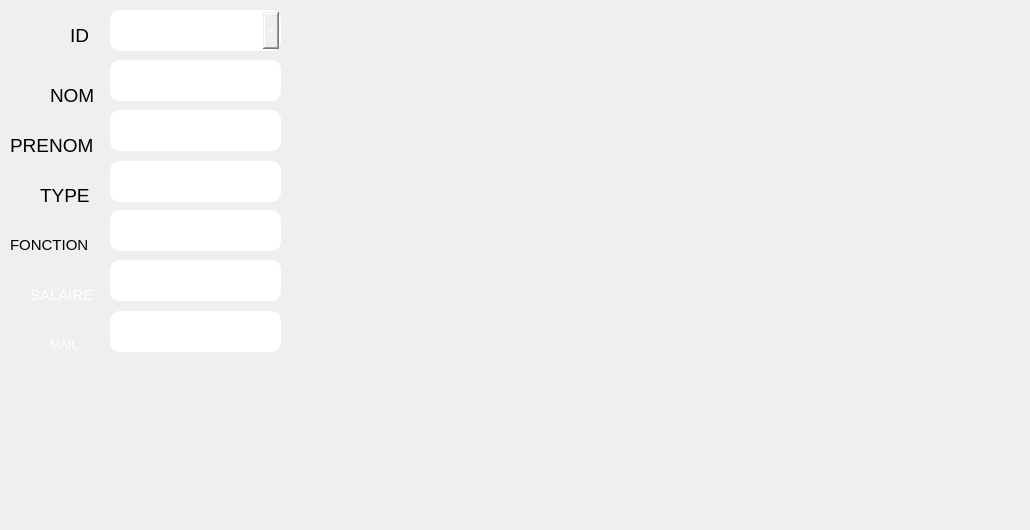
     <widget class="QWidget" name="tab_10">
      <attribute name="title">
       <string>Modifier</string>
      </attribute>
      <widget class="QLineEdit" name="lineEdit_nom_2">
       <property name="geometry">
        <rect>
         <x>110</x>
         <y>60</y>
         <width>171</width>
         <height>41</height>
        </rect>
       </property>
       <property name="styleSheet">
        <string notr="true">border-style: solid;
color: rgb(255, 255, 255);
border-color: white;
border-width: 2px;
border-radius: 10px;</string>
       </property>
      </widget>
      <widget class="QLineEdit" name="lineEdit_type_2">
       <property name="geometry">
        <rect>
         <x>110</x>
         <y>161</y>
         <width>171</width>
         <height>41</height>
        </rect>
       </property>
       <property name="styleSheet">
        <string notr="true">border-style: solid;
color: rgb(255, 255, 255);
border-color: white;
border-width: 2px;
border-radius: 10px;</string>
       </property>
      </widget>
      <widget class="QPushButton" name="pushButton_Modifier">
       <property name="geometry">
        <rect>
         <x>320</x>
         <y>370</y>
         <width>71</width>
         <height>61</height>
        </rect>
       </property>
       <property name="styleSheet">
        <string notr="true">border-style:solid;
bordor-color:white;
border-width:2px;
border-radius:10px;
color:rjb(255,255,255);
background-image: url(:/img/img/illustration-refresh-icon_53876-5630.jpg);
</string>
       </property>
       <property name="text">
        <string/>
       </property>
      </widget>
      <widget class="QLineEdit" name="lineEdit_prenom_2">
       <property name="geometry">
        <rect>
         <x>110</x>
         <y>110</y>
         <width>171</width>
         <height>41</height>
        </rect>
       </property>
       <property name="styleSheet">
        <string notr="true">border-style: solid;
color: rgb(255, 255, 255);
border-color: white;
border-width: 2px;
border-radius: 10px;</string>
       </property>
      </widget>
      <widget class="QComboBox" name="comboBox_id">
       <property name="geometry">
        <rect>
         <x>110</x>
         <y>10</y>
         <width>171</width>
         <height>41</height>
        </rect>
       </property>
       <property name="styleSheet">
        <string notr="true">border-style: solid;
color: rgb(255, 255, 255);
border-color: white;
border-width: 2px;
border-radius: 10px;</string>
       </property>
      </widget>
      <widget class="QLineEdit" name="lineEdit_maila">
       <property name="geometry">
        <rect>
         <x>110</x>
         <y>311</y>
         <width>171</width>
         <height>41</height>
        </rect>
       </property>
       <property name="styleSheet">
        <string notr="true">border-style: solid;
color: rgb(255, 255, 255);
border-color: white;
border-width: 2px;
border-radius: 10px;</string>
       </property>
      </widget>
      <widget class="QLineEdit" name="lineEdit_fonctiona">
       <property name="geometry">
        <rect>
         <x>110</x>
         <y>210</y>
         <width>171</width>
         <height>41</height>
        </rect>
       </property>
       <property name="styleSheet">
        <string notr="true">border-style: solid;
color: rgb(255, 255, 255);
border-color: white;
border-width: 2px;
border-radius: 10px;</string>
       </property>
      </widget>
      <widget class="QLineEdit" name="lineEdit_salairea">
       <property name="geometry">
        <rect>
         <x>110</x>
         <y>260</y>
         <width>171</width>
         <height>41</height>
        </rect>
       </property>
       <property name="styleSheet">
        <string notr="true">border-style: solid;
color: rgb(255, 255, 255);
border-color: white;
border-width: 2px;
border-radius: 10px;</string>
       </property>
      </widget>
      <widget class="QPushButton" name="pb_ajouter_4">
       <property name="geometry">
        <rect>
         <x>290</x>
         <y>20</y>
         <width>31</width>
         <height>31</height>
        </rect>
       </property>
       <property name="styleSheet">
        <string notr="true">background-image: url(:/img/img/GreenCheck.jpg);
border-style:solid;
bordor-color:white;
border-width:2px;
border-radius:10px;
color:rjb(255,255,255);</string>
       </property>
       <property name="text">
        <string/>
       </property>
      </widget>
      <widget class="QLabel" name="label_93">
       <property name="enabled">
        <bool>false</bool>
       </property>
       <property name="geometry">
        <rect>
         <x>50</x>
         <y>330</y>
         <width>41</width>
         <height>31</height>
        </rect>
       </property>
       <property name="maximumSize">
        <size>
         <width>94</width>
         <height>76</height>
        </size>
       </property>
       <property name="font">
        <font>
         <family>MS Shell Dlg 2</family>
         <pointsize>11</pointsize>
         <weight>50</weight>
         <italic>false</italic>
         <bold>false</bold>
        </font>
       </property>
       <property name="toolTip">
        <string>&lt;html&gt;&lt;head/&gt;&lt;body&gt;&lt;p&gt;ID&lt;/p&gt;&lt;/body&gt;&lt;/html&gt;</string>
       </property>
       <property name="styleSheet">
        <string notr="true">background-image: url(:/img/img/585e4adacb11b227491c3392.png);

color: rgb(255,255,255);
</string>
       </property>
       <property name="text">
        <string>&lt;html&gt;&lt;head/&gt;&lt;body&gt;&lt;p&gt;&lt;span style=&quot; font-size:9pt;&quot;&gt;MAIL&lt;/span&gt;&lt;/p&gt;&lt;/body&gt;&lt;/html&gt;</string>
       </property>
       <property name="wordWrap">
        <bool>false</bool>
       </property>
      </widget>
      <widget class="QLabel" name="label_50">
       <property name="enabled">
        <bool>false</bool>
       </property>
       <property name="geometry">
        <rect>
         <x>40</x>
         <y>180</y>
         <width>61</width>
         <height>31</height>
        </rect>
       </property>
       <property name="maximumSize">
        <size>
         <width>94</width>
         <height>76</height>
        </size>
       </property>
       <property name="font">
        <font>
         <family>MS Shell Dlg 2</family>
         <pointsize>11</pointsize>
         <weight>50</weight>
         <italic>false</italic>
         <bold>false</bold>
        </font>
       </property>
       <property name="toolTip">
        <string>&lt;html&gt;&lt;head/&gt;&lt;body&gt;&lt;p&gt;ID&lt;/p&gt;&lt;/body&gt;&lt;/html&gt;</string>
       </property>
       <property name="styleSheet">
        <string notr="true">background-image: url(:/img/img/585e4adacb11b227491c3392.png);

color: rgb(0, 0, 0);
</string>
       </property>
       <property name="text">
        <string>&lt;html&gt;&lt;head/&gt;&lt;body&gt;&lt;p&gt;&lt;span style=&quot; font-size:14pt;&quot;&gt;TYPE&lt;/span&gt;&lt;/p&gt;&lt;/body&gt;&lt;/html&gt;</string>
       </property>
       <property name="wordWrap">
        <bool>false</bool>
       </property>
      </widget>
      <widget class="QLabel" name="label_95">
       <property name="enabled">
        <bool>false</bool>
       </property>
       <property name="geometry">
        <rect>
         <x>10</x>
         <y>230</y>
         <width>94</width>
         <height>31</height>
        </rect>
       </property>
       <property name="maximumSize">
        <size>
         <width>94</width>
         <height>76</height>
        </size>
       </property>
       <property name="font">
        <font>
         <family>MS Shell Dlg 2</family>
         <pointsize>11</pointsize>
         <weight>50</weight>
         <italic>false</italic>
         <bold>false</bold>
        </font>
       </property>
       <property name="toolTip">
        <string>&lt;html&gt;&lt;head/&gt;&lt;body&gt;&lt;p&gt;ID&lt;/p&gt;&lt;/body&gt;&lt;/html&gt;</string>
       </property>
       <property name="styleSheet">
        <string notr="true">background-image: url(:/img/img/585e4adacb11b227491c3392.png);

color: rgb(0, 0, 0);
</string>
       </property>
       <property name="text">
        <string>&lt;html&gt;&lt;head/&gt;&lt;body&gt;&lt;p&gt;FONCTION&lt;/p&gt;&lt;/body&gt;&lt;/html&gt;</string>
       </property>
       <property name="wordWrap">
        <bool>false</bool>
       </property>
      </widget>
      <widget class="QLabel" name="label_96">
       <property name="enabled">
        <bool>false</bool>
       </property>
       <property name="geometry">
        <rect>
         <x>30</x>
         <y>280</y>
         <width>81</width>
         <height>31</height>
        </rect>
       </property>
       <property name="maximumSize">
        <size>
         <width>94</width>
         <height>76</height>
        </size>
       </property>
       <property name="font">
        <font>
         <family>MS Shell Dlg 2</family>
         <pointsize>11</pointsize>
         <weight>50</weight>
         <italic>false</italic>
         <bold>false</bold>
        </font>
       </property>
       <property name="toolTip">
        <string>&lt;html&gt;&lt;head/&gt;&lt;body&gt;&lt;p&gt;ID&lt;/p&gt;&lt;/body&gt;&lt;/html&gt;</string>
       </property>
       <property name="styleSheet">
        <string notr="true">background-image: url(:/img/img/585e4adacb11b227491c3392.png);

color: rgb(255,255,255);
</string>
       </property>
       <property name="text">
        <string>&lt;html&gt;&lt;head/&gt;&lt;body&gt;&lt;p&gt;SALAIRE&lt;/p&gt;&lt;/body&gt;&lt;/html&gt;</string>
       </property>
       <property name="wordWrap">
        <bool>false</bool>
       </property>
      </widget>
      <widget class="QLabel" name="label_97">
       <property name="enabled">
        <bool>false</bool>
       </property>
       <property name="geometry">
        <rect>
         <x>50</x>
         <y>80</y>
         <width>51</width>
         <height>31</height>
        </rect>
       </property>
       <property name="maximumSize">
        <size>
         <width>94</width>
         <height>76</height>
        </size>
       </property>
       <property name="font">
        <font>
         <family>MS Shell Dlg 2</family>
         <pointsize>11</pointsize>
         <weight>50</weight>
         <italic>false</italic>
         <bold>false</bold>
        </font>
       </property>
       <property name="toolTip">
        <string>&lt;html&gt;&lt;head/&gt;&lt;body&gt;&lt;p&gt;ID&lt;/p&gt;&lt;/body&gt;&lt;/html&gt;</string>
       </property>
       <property name="styleSheet">
        <string notr="true">background-image: url(:/img/img/585e4adacb11b227491c3392.png);

color: rgb(0, 0, 0);
</string>
       </property>
       <property name="text">
        <string>&lt;html&gt;&lt;head/&gt;&lt;body&gt;&lt;p&gt;&lt;span style=&quot; font-size:14pt;&quot;&gt;NOM&lt;/span&gt;&lt;/p&gt;&lt;/body&gt;&lt;/html&gt;</string>
       </property>
       <property name="wordWrap">
        <bool>false</bool>
       </property>
      </widget>
      <widget class="QLabel" name="label_51">
       <property name="enabled">
        <bool>false</bool>
       </property>
       <property name="geometry">
        <rect>
         <x>70</x>
         <y>20</y>
         <width>31</width>
         <height>31</height>
        </rect>
       </property>
       <property name="maximumSize">
        <size>
         <width>94</width>
         <height>76</height>
        </size>
       </property>
       <property name="font">
        <font>
         <family>MS Shell Dlg 2</family>
         <pointsize>11</pointsize>
         <weight>50</weight>
         <italic>false</italic>
         <bold>false</bold>
        </font>
       </property>
       <property name="toolTip">
        <string>&lt;html&gt;&lt;head/&gt;&lt;body&gt;&lt;p&gt;ID&lt;/p&gt;&lt;/body&gt;&lt;/html&gt;</string>
       </property>
       <property name="styleSheet">
        <string notr="true">background-image: url(:/img/img/585e4adacb11b227491c3392.png);

color: rgb(0, 0, 0);
</string>
       </property>
       <property name="text">
        <string>&lt;html&gt;&lt;head/&gt;&lt;body&gt;&lt;p&gt;&lt;span style=&quot; font-size:14pt;&quot;&gt;ID&lt;/span&gt;&lt;/p&gt;&lt;/body&gt;&lt;/html&gt;</string>
       </property>
       <property name="wordWrap">
        <bool>false</bool>
       </property>
      </widget>
      <widget class="QLabel" name="label_52">
       <property name="enabled">
        <bool>false</bool>
       </property>
       <property name="geometry">
        <rect>
         <x>10</x>
         <y>130</y>
         <width>91</width>
         <height>31</height>
        </rect>
       </property>
       <property name="maximumSize">
        <size>
         <width>94</width>
         <height>76</height>
        </size>
       </property>
       <property name="font">
        <font>
         <family>MS Shell Dlg 2</family>
         <pointsize>11</pointsize>
         <weight>50</weight>
         <italic>false</italic>
         <bold>false</bold>
        </font>
       </property>
       <property name="toolTip">
        <string>&lt;html&gt;&lt;head/&gt;&lt;body&gt;&lt;p&gt;ID&lt;/p&gt;&lt;/body&gt;&lt;/html&gt;</string>
       </property>
       <property name="styleSheet">
        <string notr="true">background-image: url(:/img/img/585e4adacb11b227491c3392.png);

color: rgb(0, 0, 0);
</string>
       </property>
       <property name="text">
        <string>&lt;html&gt;&lt;head/&gt;&lt;body&gt;&lt;p&gt;&lt;span style=&quot; font-size:14pt;&quot;&gt;PRENOM&lt;/span&gt;&lt;/p&gt;&lt;/body&gt;&lt;/html&gt;</string>
       </property>
       <property name="wordWrap">
        <bool>false</bool>
       </property>
      </widget>
      <widget class="QLabel" name="label_10">
       <property name="geometry">
        <rect>
         <x>900</x>
         <y>400</y>
         <width>121</width>
         <height>121</height>
        </rect>
       </property>
       <property name="styleSheet">
        <string notr="true">background-image: url(:/img/img/1024px-Volkswagen_Logo_till_1995.svg.png);</string>
       </property>
       <property name="text">
        <string/>
       </property>
      </widget>
     </widget>
